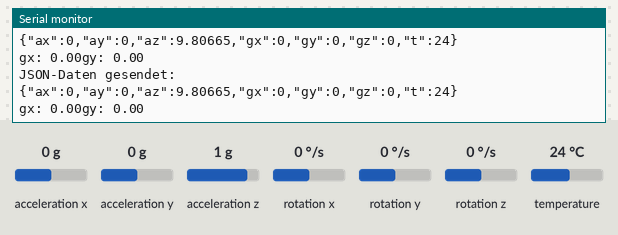
Bench run of a sketch on a simulated ESP32. Shown: the last lines printed to the serial monitor. The test bench sets the inputs (shaded band); at power-on: acceleration x 0 g, acceleration y 0 g, acceleration z 1 g, rotation x 0 °/s, rotation y 0 °/s, rotation z 0 °/s, temperature 24 °C. WiFi joins after 1.5 s; servers stay silent unless stated; no MQTT or app messages arrive unless stated.

Above: at 2.7 s.
2.8 s: acceleration x set to -1.4 g
At 3.6 s:
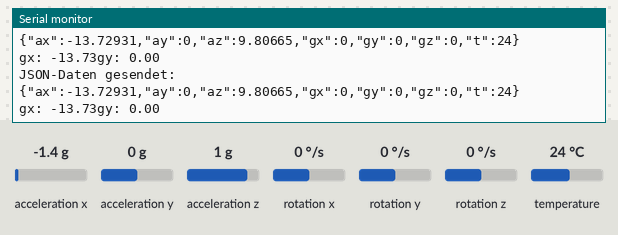
4.3 s: acceleration y set to -1.4 g
At 5.2 s:
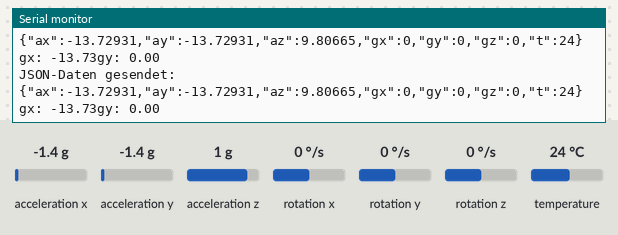
5.8 s: acceleration z set to -1.4 g
At 6.3 s:
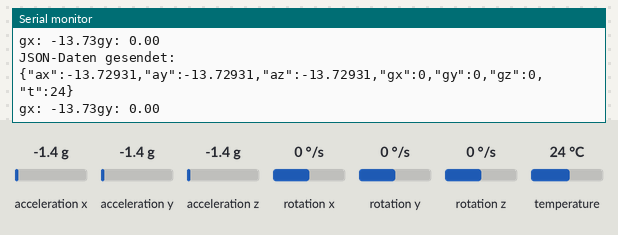
7.3 s: rotation x set to -192 °/s
At 8.3 s:
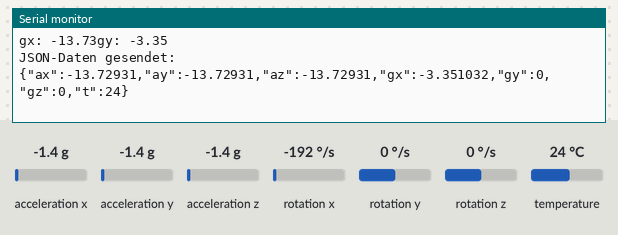
8.8 s: rotation y set to -192 °/s
At 9.8 s:
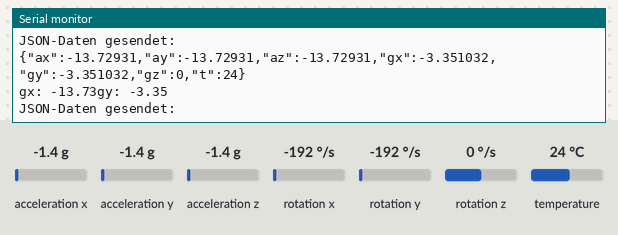

The sketch:

Arduino-MK1.ino
```cpp
#include <Wire.h>
#include <Adafruit_MPU6050.h>
#include <WiFi.h>
#include <PubSubClient.h>
#include <ArduinoJson.h>

// MPU6050-Objekt
Adafruit_MPU6050 mpu;

// WLAN- und MQTT-Konfiguration
const char* ssid = "IPAD";
const char* password = "Fri3drich3bert5chul3";
const char* mqtt_server = "85.215.147.207";  // Beispiel-MQTT-Broker
const char* topic = "test/koordinaten"; // /1 oder /2

WiFiClient espClient;
PubSubClient client(espClient);

// Variablen zur Berechnung
float prev_x = 0, prev_y = 0;
unsigned long lastTime = 0;
const unsigned long interval = 10;  // Sendeintervall in ms (anpassbar)

// Setup
void setup() {
  Serial.begin(115200);
  Wire.begin(7, 6);

  // MPU6050 initialisieren
  if (!mpu.begin()) {
    Serial.println("MPU6050-Verbindung fehlgeschlagen!");
    while (1); // Endlos-Schleife bei Fehler
  } else {
    Serial.println("MPU6050 verbunden!");
  }

  // WLAN verbinden
  WiFi.begin(ssid, password);
  while (WiFi.status() != WL_CONNECTED) {
    delay(500);
    Serial.print(".");
  }
  Serial.println("\nWLAN verbunden!");

  // MQTT-Client konfigurieren
  client.setServer(mqtt_server, 1883);
  reconnectMQTT();
}

// Hauptschleife
void loop() {
  if (!client.connected()) {
    reconnectMQTT();
  }
  client.loop();

  unsigned long currentTime = millis();

  if (currentTime - lastTime >= interval) {
    lastTime = currentTime;

    // Sensor-Daten vom MPU6050 lesen
    sensors_event_t a, g, temp;
    mpu.getEvent(&a, &g, &temp);

    float a_x = a.acceleration.x;
    float a_y = a.acceleration.y;
    float a_z = a.acceleration.z;

    float g_x = g.gyro.x;
    float g_y = g.gyro.y;
    float g_z = g.gyro.z;

    float t = temp.temperature;


    // JSON-Daten erstellen
    sendData(a_x, a_y, a_z, g_x, g_y, g_z, t);

    Serial.print("gx: "); Serial.print(a_x);
    Serial.print("gy: "); Serial.println(g_x);
  }
}

// Funktion zum Senden der Daten über MQTT
void sendData(float ax, float ay, float az, float gx, float gy, float gz, float t) {
  // JSON-Objekt erstellen
  StaticJsonDocument<200> doc;
  doc["ax"] = ax;
  doc["ay"] = ay;
  doc["az"] = az;
  doc["gx"] = gx;
  doc["gy"] = gy;
  doc["gz"] = gz;
  doc["t"] = t;

  char buffer[256];
  size_t n = serializeJson(doc, buffer);

  // JSON-Daten über MQTT senden
  if (client.publish(topic, buffer, n)) {
    Serial.println("JSON-Daten gesendet:");
    Serial.println(buffer);
  } else {
    Serial.println("Fehler beim Senden der JSON-Daten.");
  }
}

// Funktion zur Wiederverbindung mit dem MQTT-Broker
void reconnectMQTT() {
  while (!client.connected()) {
    Serial.print("Verbindung mit MQTT-Broker wird hergestellt...");
    if (client.connect("ESP32Client")) {
      Serial.println("Verbunden!");
    } else {
      Serial.print("Fehler, rc=");
      Serial.println(client.state());
      delay(5000);
    }
  }
}
```

Measured:
- after the input at 2.8 s, the serial monitor: prints a new line at once (image 1)
- after the input at 4.3 s, the serial monitor: prints a new line at once (image 2)
- after the input at 5.8 s, the serial monitor: prints a new line at once (image 3)
- after the input at 7.3 s, the serial monitor: prints a new line at once (image 4)
- after the input at 8.8 s, the serial monitor: prints a new line at once (image 5)
